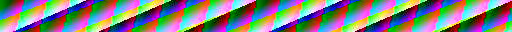
#> input picture fpga/sim/base6007.jpg, 512 x 32 px
$ python diag_frame.py ../fpga/sim/base6007.jpg
#> lines starting #> are read from the running program, lines starting #| are printed output that depends on the picture
#!/usr/bin/env python3
# -*- coding: utf-8 -*-
"""diag_frame.py —— 诊断抓帧为什么是黑的

区分两种截然不同的成因:
  (a) 真实暗噪声  : 传感器在工作, 只是没光/曝光太短
                    -> 亮度值近似泊松分布, 空间上随机, 有微弱彩色性
  (b) 结构性错误  : 数据通路有 bug (错位/恒零/重复)
                    -> 出现规律的行列结构、整块恒定值、明显的边界

用法: python tools/diag_frame.py <png> [png2 ...]
"""
import sys

import numpy as np
from PIL import Image

for path in sys.argv[1:]:
    a = np.asarray(Image.open(path).convert('RGB')).astype(np.int32)
    r, g, b = a[:, :, 0], a[:, :, 1], a[:, :, 2]
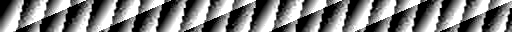
#> r: shape (32, 512) int32; min 0, max 255, mean 127.4
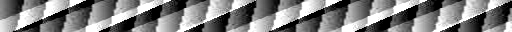
#> g: shape (32, 512) int32; min 0, max 255, mean 128.1
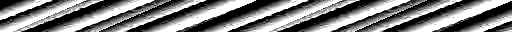
#> b: shape (32, 512) int32; min 0, max 255, mean 127.4
    lum = (77 * r + 150 * g + 29 * b) >> 8
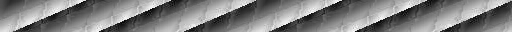
#> lum: shape (32, 512) int32; min 3, max 253, mean 127.3

    print("=" * 66)
    print("%s   %dx%d" % (path, a.shape[1], a.shape[0]))
#| ../fpga/sim/base6007.jpg   512x32
    print("=" * 66)

    print("\n[亮度统计]")
    print("  min/max       : %d / %d" % (lum.min(), lum.max()))
#|   min/max       : 3 / 253
    print("  mean / std    : %.2f / %.2f" % (lum.mean(), lum.std()))
#|   mean / std    : 127.32 / 60.60
    print("  非零像素占比  : %.4f %%" % (100.0 * (lum > 0).mean()))
#|   非零像素占比  : 100.0000 %

    print("\n[亮度直方图]")
    h, _ = np.histogram(lum, bins=16, range=(0, 256))
#> h = [110, 522, 1083, 1371, 1522, 1320, 1096, 1255, 988, 1319, 1266, 1365, 1481, 1075, 503, 108]
    for i, c in enumerate(h):
        if c:
            print("  %3d-%3d : %10d  %7.4f%%" % (i * 16, i * 16 + 15, c,
                                                 100.0 * c / lum.size))
#> this loop made 16 passes
#> c on passes 1 to 12: 110, 522, 1083, 1371, 1522, 1320, 1096, 1255, 988, 1319, 1266, 1365
#|     0- 15 :        110   0.6714%
#|    16- 31 :        522   3.1860%
#|    32- 47 :       1083   6.6101%
#|    48- 63 :       1371   8.3679%
#|    64- 79 :       1522   9.2896%
#|    80- 95 :       1320   8.0566%
#|    96-111 :       1096   6.6895%
#|   112-127 :       1255   7.6599%
#> (further printed lines are left out)

    print("\n[行列结构 —— 有结构=帧错位, 无结构=真实暗]")
    rm = lum.mean(axis=1)
#> rm = 32 values, max 128.8 at index 23, min 125.4 at index 28, mean 127.3
    cm = lum.mean(axis=0)
#> cm = 512 values, max 147.5 at index 98, min 108.7 at index 83, mean 127.3
    print("  行均值 前4 : %s" % np.round(rm[:4], 2))
#|   行均值 前4 : [126.39 126.76 128.21 128.59]
    print("         后4 : %s" % np.round(rm[-4:], 2))
#|          后4 : [125.42 127.17 126.89 126.7 ]
    print("         极值: max %.2f @行%d / min %.2f @行%d / std %.3f"
          % (rm.max(), rm.argmax(), rm.min(), rm.argmin(), rm.std()))
#|          极值: max 128.85 @行23 / min 125.42 @行28 / std 0.943
    print("  列均值 前4 : %s" % np.round(cm[:4], 2))
#|   列均值 前4 : [126.06 126.22 126.22 126.75]
    print("         后4 : %s" % np.round(cm[-4:], 2))
#|          后4 : [112.31 119.34 117.31 122.47]
    print("         极值: max %.2f @列%d / min %.2f @列%d / std %.3f"
          % (cm.max(), cm.argmax(), cm.min(), cm.argmin(), cm.std()))
#|          极值: max 147.47 @列98 / min 108.66 @列83 / std 8.627

    print("\n[彩色性 —— 真实彩色画面应有 R!=G!=B]")
    print("  |R-G|>6 占比  : %.4f %%" % (100.0 * (np.abs(r - g) > 6).mean()))
#|   |R-G|>6 占比  : 96.7896 %
    print("  |G-B|>6 占比  : %.4f %%" % (100.0 * (np.abs(g - b) > 6).mean()))
#|   |G-B|>6 占比  : 93.2495 %

    print("\n[非零像素空间分布]")
    ys, xs = np.nonzero(lum > 10)
#> ys = 16342 values from 0 to 31; xs = 16342 values, max 511 at index 509, min 0 at index 0, mean 255.5
    if len(ys):
        print("  >10 的像素数  : %d" % len(ys))
#|   >10 的像素数  : 16342
        print("  行范围        : %d .. %d" % (ys.min(), ys.max()))
#|   行范围        : 0 .. 31
        print("  列范围        : %d .. %d" % (xs.min(), xs.max()))
#|   列范围        : 0 .. 511
    else:
        print("  纯黑 (没有 >10 的像素)")
    print()

$ run again, on fpga/sim/board_frame2.jpg
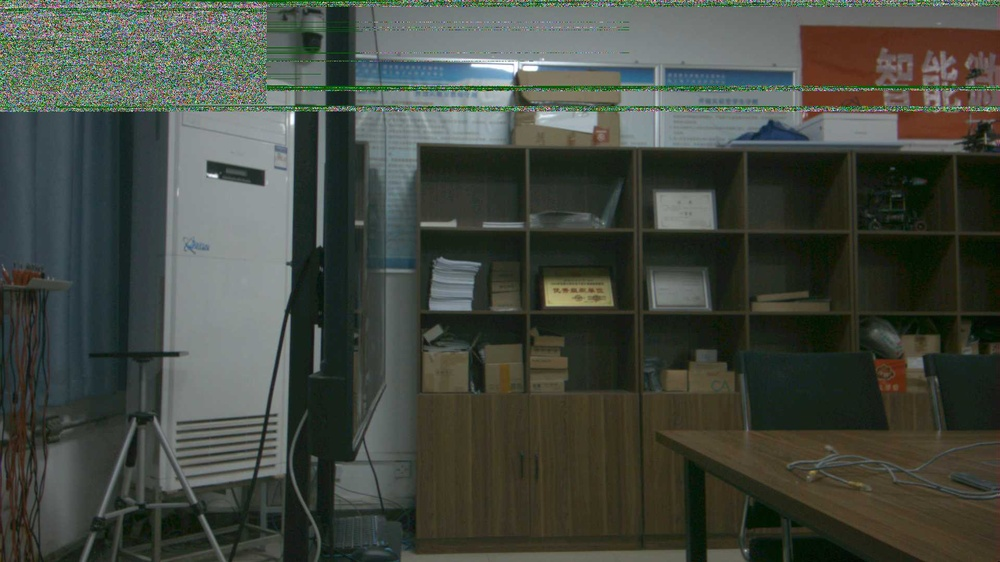
#> input picture fpga/sim/board_frame2.jpg, 1000 x 562 px, shrunk from 1920 x 1080 before the run
#> `r, g, b = a[:, :, 0], a[:, :, 1], a[:, :, 2]`:
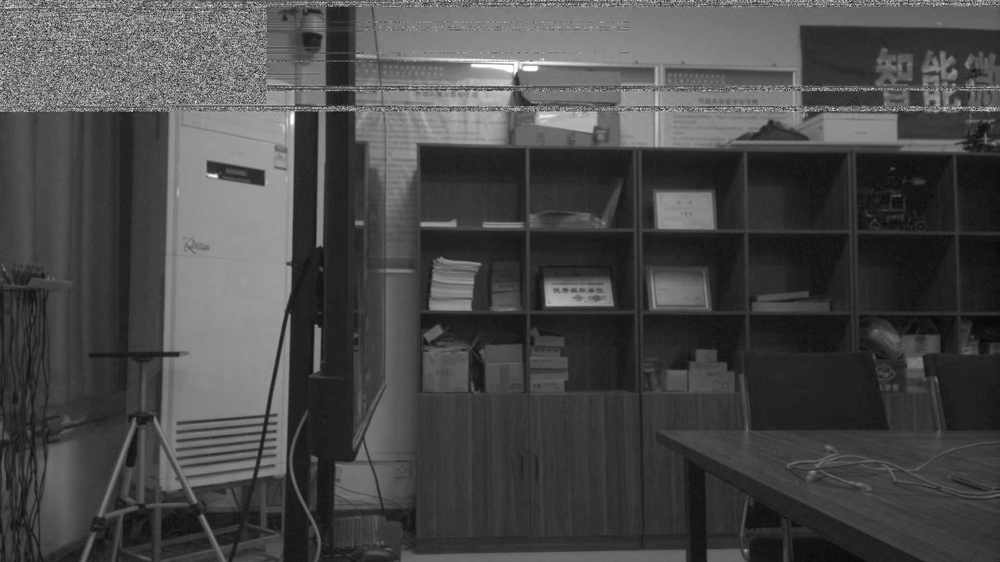
#> g: shape (562, 1000) int32; min 6, max 255, mean 72.7
#> `r, g, b = a[:, :, 0], a[:, :, 1], a[:, :, 2]`:
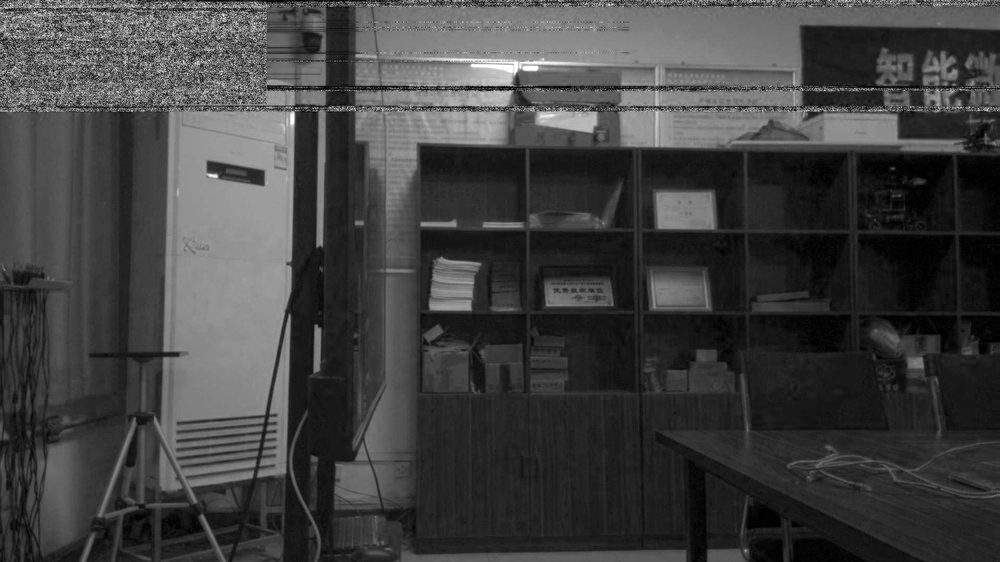
#> b: shape (562, 1000) int32; min 0, max 255, mean 64.5
#| ../fpga/sim/board_frame2.jpg   1000x562
#|   min/max       : 4 / 254
#|   mean / std    : 69.75 / 40.72
#|   非零像素占比  : 100.0000 %
#> h = [10516, 100003, 83285, 130257, 57618, 28411, 33562, 42138, 44260, 24759, 4436, 1593, 508, 198, 181, 275]
#> the loop `for i, c in enumerate(h):` made 16 passes
#> c on passes 1 to 8: 10516, 100003, 83285, 130257, 57618, 28411, 33562, 42138
#> (printed output is left out)
#> rm = 562 values, max 118.9 at index 62, min 42.63 at index 538, mean 69.75
#> cm = 1000 values, max 119.3 at index 265, min 31.59 at index 331, mean 69.75
#|   行均值 前4 : [108.65 108.93 104.7  107.93]
#|          后4 : [59.28 58.83 58.76 58.91]
#|          极值: max 118.86 @行62 / min 42.63 @行538 / std 23.127
#|   列均值 前4 : [63.31 63.47 62.88 62.77]
#|          后4 : [43.48 44.06 43.49 44.  ]
#|          极值: max 119.29 @列265 / min 31.59 @列331 / std 20.601
#|   |R-G|>6 占比  : 58.0616 %
#|   |G-B|>6 占比  : 60.0642 %
#|   >10 的像素数  : 560672
#|   行范围        : 0 .. 561
#|   列范围        : 0 .. 999
